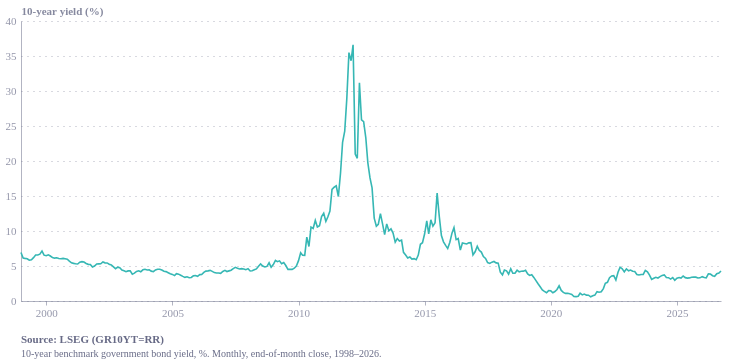

This figure's notebook cell:
### Code cell
import pandas as pd
import altair as alt
from ecostyles import EcoStyles

styles = EcoStyles(); styles.register_and_enable_theme()

df = pd.read_excel("../Data/greece_yield.xlsx", skiprows=2, header=None, usecols=[0, 1])
df.columns = ["date", "yield"]
df["date"] = pd.to_datetime(df["date"], dayfirst=True, errors="coerce")
df["yield"] = pd.to_numeric(df["yield"], errors="coerce")
df = (df.dropna().sort_values("date")
        .set_index("date")["yield"].resample("ME").last().reset_index())
df["series"] = "yield"   # constant -> theme assigns its colour

line = alt.Chart(df).mark_line(strokeWidth=1.6).encode(
    x=alt.X("date:T", axis=alt.Axis(format="%Y", tickCount=8), title=None),
    y=alt.Y("yield:Q", title="10-year yield (%)"),
    color=alt.Color("series:N", legend=None))   # eco colour

caption = alt.Title(
    text="Source: LSEG (GR10YT=RR)",
    subtitle=[
        "10-year benchmark government bond yield, %. Monthly, end-of-month close, 1998–2026.",
    ],
    orient="bottom", anchor="start",
    fontSize=11, subtitleFontSize=10,
    color="#676A86", subtitleColor="#676A86", dy=12)

chart = (
    line
    .properties(width=700, height=280, title=caption)
    .configure(background="white", font="Circular Std")
    .configure_view(fill="transparent", stroke="transparent")
    .configure_axis(labelColor="#676A86", titleColor="#676A86"))

styles.save(chart, name="greek_yields", svg=True)
chart

### Figure 1 — Vega-Lite specification as saved in the notebook (floating-point values rounded to 4 significant figures; data arrays with more than 128 entries replaced by an {"elided": "..."} marker saying what was removed)
{"config": {"font": "Circular Std", "text": {"color": "#676A86", "align": "left", "baseline": "middle", "dx": 7, "dy": 0, "fontSize": 11}, "view": {"stroke": "transparent", "continuousWidth": 400, "continuousHeight": 300, "discreteWidth": 400, "discreteHeight": 300, "fill": "transparent"}, "range": {"category": ["#36B7B4", "#E6224B", "#F4C245", "#0063AF", "#00A767", "#179FDB", "#EB5C2E", "#5C267B", "#122B39"], "diverging": ["#E6224B", "#E54753", "#C9C9C9", "#179FDB", "#122B39"], "heatmap": ["#C9C9C9", "#179FDB", "#0063AF", "#122B39"], "ordinal": ["#00A767", "#36B7B4", "#179FDB", "#0063AF", "#243B5A"]}, "bar": {"color": "#179fdb"}, "line": {"color": "#e6224b"}, "rule": {"color": "#676A86"}, "area": {"opacity": 0.8}, "point": {"filled": true, "size": 80, "color": "#e6224b", "opacity": 0.95}, "geoshape": {"stroke": "white", "strokeWidth": 0.3}, "rect": {"fill": "#d6d4d4", "opacity": 0.3}, "axis": {"labelColor": "#676A86", "labelFontSize": 11, "labelFont": "Circular Std", "labelOpacity": 0.7, "tickColor": "#676A86", "tickOpacity": 0.5, "domainColor": "#676A86", "domainOpacity": 0.5, "gridColor": "#676A86", "gridDash": [2, 2], "gridOpacity": 0.5, "title": null, "titleColor": "#676A86", "titleOpacity": 0.8, "tickSize": 4}, "axisXDiscrete": {"grid": false, "labelAngle": 0, "tickCount": 10, "tickOpacity": 0.5, "title": null}, "axisYDiscrete": {"ticks": false, "labelPadding": 5}, "axisXTemporal": {"grid": false, "ticks": true}, "axisXQuantitative": {"grid": true}, "axisYQuantitative": {"gridColor": "#676A86", "gridDash": [1, 5], "gridOpacity": 0.5, "ticks": false, "labelPadding": 5, "tickCount": 8, "titleAngle": 0, "titleAlign": "left", "titleBaseline": "bottom", "titleX": 0, "titleY": -5}, "title": {"color": "#676A86E6", "subtitleColor": "#676A86", "font": "Circular Std", "subtitleFont": "Circular Std", "anchor": "start", "fontSize": 14, "subtitleFontSize": 12, "subtitlePadding": 4, "offset": 0, "frame": "group"}, "legend": {"titleColor": "#122b39", "title": null, "labelColor": "#122b39", "labelFontSize": 11}, "background": "white"}, "data": {"name": "data-149d9d744376ec4555c2c859c6fd13dd"}, "mark": {"type": "line", "strokeWidth": 1.6}, "encoding": {"color": {"field": "series", "legend": null, "type": "nominal"}, "x": {"axis": {"format": "%Y", "tickCount": 8}, "field": "date", "title": null, "type": "temporal"}, "y": {"field": "yield", "title": "10-year yield (%)", "type": "quantitative"}}, "height": 280, "title": {"text": "Source: LSEG (GR10YT=RR)", "anchor": "start", "color": "#676A86", "dy": 12, "fontSize": 11, "orient": "bottom", "subtitle": ["10-year benchmark government bond yield, %. Monthly, end-of-month close, 1998–2026."], "subtitleColor": "#676A86", "subtitleFontSize": 10}, "width": 700, "$schema": "https://vega.github.io/schema/vega-lite/v6.4.1.json", "datasets": {"data-149d9d744376ec4555c2c859c6fd13dd": {"elided": "334 records"}}}
